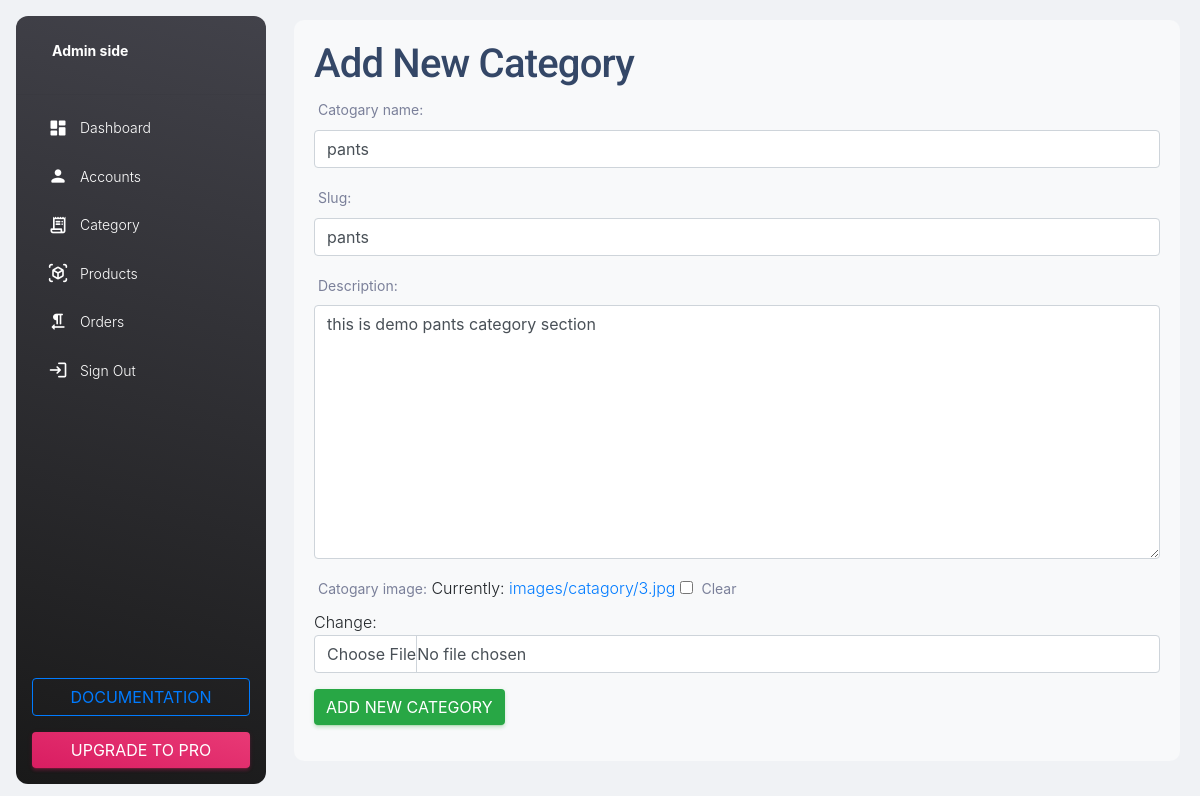
The app's page /admin_panel/pants/edit_category/, older data.
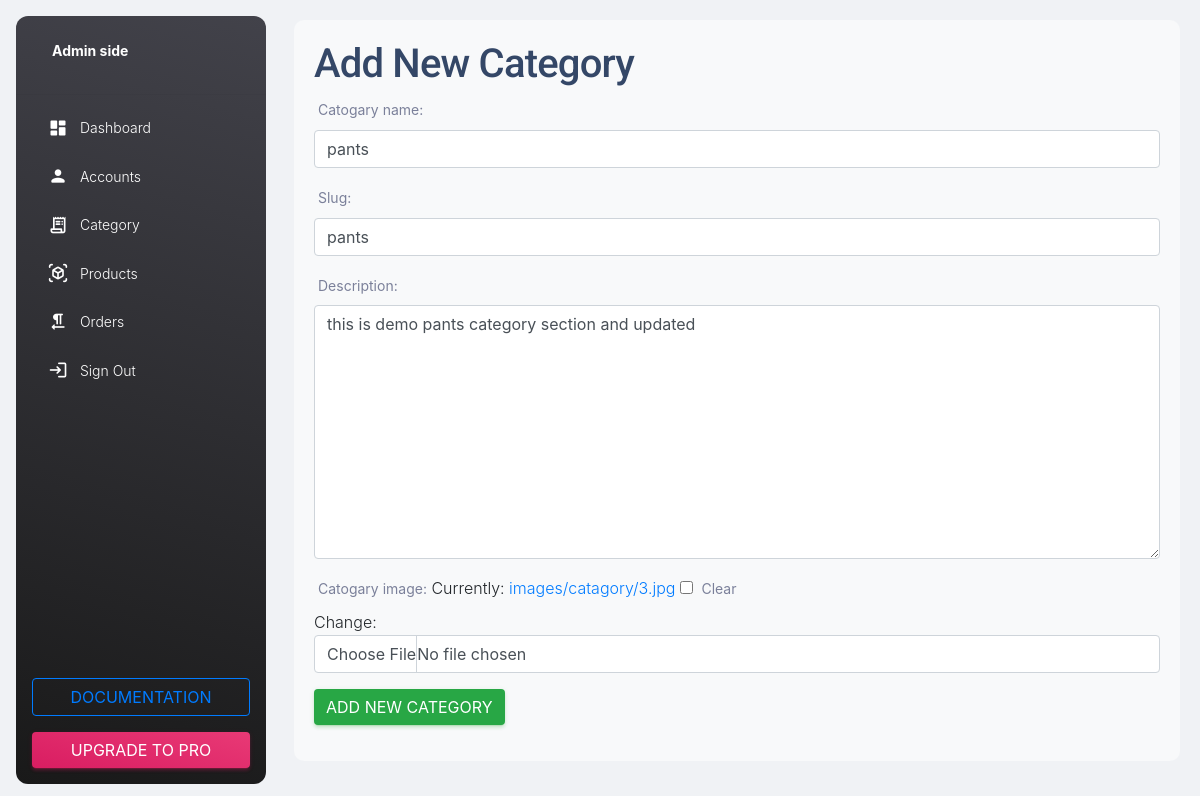
The same page, newer data.
### products_category/models.py (models this page shows, shortened)
class catogary(models.Model):
    catogary_name = models.CharField(max_length=50,unique=True)
    slug = models.SlugField(max_length=200,unique=True)
    description = models.TextField(max_length=200,blank=True)
    catogary_image = models.ImageField(upload_to='images/catagory',blank=True)

### admin_panel/views.py (the view)
# urls.py: path('<str:slug>/edit_category/',views.edit_category,name='edit_category'),
def edit_category(request,slug):
    category = catogary.objects.get(slug=slug)
    if request.method == "POST":
        form = Category_update_form(request.POST,instance=category)
        if form.is_valid():
            form.save()
            messages.success(request,"Category successfully edited")
            return redirect("admin_category")
    else:
        form = Category_update_form(instance=category)
    context = {"form":form}
    return render(request,"admin_panel/category_update_form.html",context)

### admin_panel/forms.py
class Category_update_form(forms.ModelForm):
    class Meta:
        model = catogary
        fields = '__all__'
    def __init__(self,*args,**kwargs):
        super(Category_update_form,self).__init__(*args,**kwargs)
        for field in self.fields:
            self.fields[field].widget.attrs['class']='form-control'

### cart/context_processers.py (called while the page is built, shortened)
def counter(request):
    cart_count = 0
    if 'admin' in  request.path:
        return{}
    return dict(cart_count=cart_count)

### products_category/context_processors.py (called while the page is built)
def menu_links(request):
    links = catogary.objects.all()
    return dict(links=links)

### Templates/admin_panel/category_update_form.html (shortened to what this page needs)
{% extends "admin_panel/admin.html" %}
{% block "admin_content" %}
<!DOCTYPE html>
<html lang="en">
<head>
    <link rel="stylesheet" href="https://maxcdn.bootstrapcdn.com/bootstrap/4.5.2/css/bootstrap.min.css">
</head>
<body>
    <div class="container container-background">
        {% if 'edit_Category' in request.path %}
        <h1>Edit Category</h1>
        {% else %}
        <h1>Add New Category</h1>
        {% endif %}
        <form method="post" enctype="multipart/form-data">
            <div class="form-group">
                {{ form.as_p }}
            </div>
            {% if 'edit_Category' in request.path %}
            <button type="submit" class="btn btn-primary">Edit Category</button>
            {% else %}
            <button type="submit" class="btn btn-success">Add New Category</button>
            {% endif %}
        </form>
    </div>
</body>
</html>
{% endblock %}

### Templates/admin_panel/admin.html (shortened to what this page needs)
{% load static %}
<!DOCTYPE html>
<html lang="en">
<head>
  <link href="{% static "css/nucleo-icons.css" %}" rel="stylesheet" />
  <link href="{% static "css/nucleo-svg.css" %}" rel="stylesheet" />
  <link id="pagestyle" href="{% static "css/material-dashboard.css" %}" rel="stylesheet" />
</head>
<body class="g-sidenav-show  bg-gray-200">
  <aside class="sidenav navbar navbar-vertical navbar-expand-xs border-0 border-radius-xl my-3 fixed-start ms-3   bg-gradient-dark" id="sidenav-main">
    <div class="sidenav-header">
      <a class="navbar-brand m-0" href=" https://demos.creative-tim.com/material-dashboard/pages/dashboard " target="_blank">
        <span class="ms-1 font-weight-bold text-white">Admin side</span>
      </a>
    </div>
    <hr class="horizontal light mt-0 mb-2">
    <div class="collapse navbar-collapse  w-auto " id="sidenav-collapse-main">
      <ul class="navbar-nav">
        <li class="nav-item">
          <a class="nav-link text-white " href="../pages/dashboard.html">
            <div class="text-white text-center me-2 d-flex align-items-center justify-content-center">
              <i class="material-icons opacity-10">dashboard</i>
            </div>
            <span class="nav-link-text ms-1">Dashboard</span>
          </a>
        </li>
        <li class="nav-item">
          <a class="nav-link text-white " href="{% url 'admin_users' %}">
            <div class="text-white text-center me-2 d-flex align-items-center justify-content-center">
              <i class="material-icons opacity-10">person</i>
            </div>
            <span class="nav-link-text ms-1">Accounts</span>
          </a>
        </li>
        <li class="nav-item">
          <a class="nav-link text-white " href="{% url "admin_category" %}">
            <div class="text-white text-center me-2 d-flex align-items-center justify-content-center">
              <i class="material-icons opacity-10">receipt_long</i>
            </div>
            <span class="nav-link-text ms-1">Category</span>
          </a>
        </li>
        <li class="nav-item">
          <a class="nav-link text-white " href="{% url "admin_products" %}">
            <div class="text-white text-center me-2 d-flex align-items-center justify-content-center">
              <i class="material-icons opacity-10">view_in_ar</i>
            </div>
            <span class="nav-link-text ms-1">Products</span>
          </a>
        </li>
        <li class="nav-item">
          <a class="nav-link text-white " href="../pages/rtl.html">
            <div class="text-white text-center me-2 d-flex align-items-center justify-content-center">
              <i class="material-icons opacity-10">format_textdirection_r_to_l</i>
            </div>
            <span class="nav-link-text ms-1">Orders</span>
          </a>
        </li>
        <li class="nav-item">
          <a class="nav-link text-white " href="../pages/sign-in.html">
            <div class="text-white text-center me-2 d-flex align-items-center justify-content-center">
              <i class="material-icons opacity-10">login</i>
            </div>
            <span class="nav-link-text ms-1">Sign Out</span>
          </a>
        </li>
      </ul>
    </div>
    <div class="sidenav-footer position-absolute w-100 bottom-0 ">
      <div class="mx-3">
        <a class="btn btn-outline-primary mt-4 w-100" href="https://www.creative-tim.com/learning-lab/bootstrap/overview/material-dashboard?ref=sidebarfree" type="button">Documentation</a>
        <a class="btn bg-gradient-primary w-100" href="https://www.creative-tim.com/product/material-dashboard-pro?ref=sidebarfree" type="button">Upgrade to pro</a>
      </div>
    </div>
  </aside>
  <main class="main-content position-relative max-height-vh-100 h-100 border-radius-lg ">
    {% block "admin_content" %}
    {% endblock %}
  </main>
</body>
</html>

### Templates/admin_panel/category_update_form.html (style rules this page uses)
body { padding: 20px; }
.container-background { background-color: #f8f9fa; padding: 20px; border-radius: 10px; }

Row changes from the older to the newer data that the page shows:
changed catogary "pants": description "this is demo pants category section" → "this is demo pants category section and updated"
